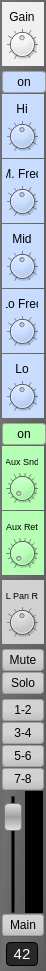
<?xml version="1.0" encoding="UTF-8"?>
<ui version="4.0">
 <class>ChannelWidget</class>
 <widget class="QWidget" name="ChannelWidget">
  <property name="geometry">
   <rect>
    <x>0</x>
    <y>0</y>
    <width>46</width>
    <height>971</height>
   </rect>
  </property>
  <property name="minimumSize">
   <size>
    <width>0</width>
    <height>0</height>
   </size>
  </property>
  <property name="maximumSize">
   <size>
    <width>46</width>
    <height>16777215</height>
   </size>
  </property>
  <property name="windowTitle">
   <string>Form</string>
  </property>
  <property name="styleSheet">
   <string notr="true">QWidget {
	background-color: qlineargradient(spread:pad, x1:1, y1:1, x2:0, y2:0.528, stop:0 rgba(91, 91, 91, 255), stop:1 rgba(112, 112, 112, 255));
}

QPushButton {
background-color: qlineargradient(spread:pad, x1:0.701, y1:1, x2:0.701, y2:0.5175, stop:0 rgba(191, 191, 191, 255), stop:1 rgba(225, 225, 225, 225));
border-radius: 3px;
border: 1px solid rgb(160, 160, 160);
font-size: 12px;
color: black;
}
QPushButton:checked {
	background-color: qlineargradient(spread:reflect, x1:1, y1:1, x2:1, y2:0.295455, stop:0 rgba(216, 216, 216, 255), stop:1 rgba(255, 255, 255, 255));
border: 1px solid rgb(60, 60, 60);
}

QFrame {
border: none;
}</string>
  </property>
  <layout class="QVBoxLayout" name="verticalLayout_2">
   <property name="spacing">
    <number>1</number>
   </property>
   <property name="leftMargin">
    <number>2</number>
   </property>
   <property name="topMargin">
    <number>2</number>
   </property>
   <property name="rightMargin">
    <number>0</number>
   </property>
   <property name="bottomMargin">
    <number>0</number>
   </property>
   <item>
    <widget class="QFrame" name="gainFrame">
     <property name="minimumSize">
      <size>
       <width>42</width>
       <height>64</height>
      </size>
     </property>
     <property name="maximumSize">
      <size>
       <width>42</width>
       <height>64</height>
      </size>
     </property>
     <property name="styleSheet">
      <string notr="true">background-color: rgb(240, 240, 240);
color: black;
font-size: 12px;</string>
     </property>
     <property name="frameShape">
      <enum>QFrame::StyledPanel</enum>
     </property>
     <property name="frameShadow">
      <enum>QFrame::Raised</enum>
     </property>
     <layout class="QVBoxLayout" name="verticalLayout">
      <property name="spacing">
       <number>0</number>
      </property>
      <property name="leftMargin">
       <number>4</number>
      </property>
      <property name="topMargin">
       <number>4</number>
      </property>
      <property name="rightMargin">
       <number>4</number>
      </property>
      <property name="bottomMargin">
       <number>4</number>
      </property>
      <item>
       <widget class="QLabel" name="gainLabel">
        <property name="minimumSize">
         <size>
          <width>32</width>
          <height>20</height>
         </size>
        </property>
        <property name="maximumSize">
         <size>
          <width>32</width>
          <height>20</height>
         </size>
        </property>
        <property name="styleSheet">
         <string notr="true"/>
        </property>
        <property name="text">
         <string>Gain</string>
        </property>
        <property name="alignment">
         <set>Qt::AlignCenter</set>
        </property>
       </widget>
      </item>
      <item>
       <widget class="QDial" name="gainDial">
        <property name="minimumSize">
         <size>
          <width>32</width>
          <height>32</height>
         </size>
        </property>
        <property name="maximumSize">
         <size>
          <width>32</width>
          <height>32</height>
         </size>
        </property>
        <property name="styleSheet">
         <string notr="true"/>
        </property>
        <property name="minimum">
         <number>-50</number>
        </property>
        <property name="maximum">
         <number>50</number>
        </property>
        <property name="pageStep">
         <number>3</number>
        </property>
        <property name="orientation">
         <enum>Qt::Horizontal</enum>
        </property>
        <property name="invertedAppearance">
         <bool>false</bool>
        </property>
        <property name="notchTarget">
         <double>10.000000000000000</double>
        </property>
        <property name="notchesVisible">
         <bool>true</bool>
        </property>
       </widget>
      </item>
     </layout>
    </widget>
   </item>
   <item>
    <widget class="Line" name="line">
     <property name="orientation">
      <enum>Qt::Horizontal</enum>
     </property>
    </widget>
   </item>
   <item>
    <widget class="QPushButton" name="equalizerOnPushButton">
     <property name="minimumSize">
      <size>
       <width>0</width>
       <height>22</height>
      </size>
     </property>
     <property name="maximumSize">
      <size>
       <width>16777215</width>
       <height>22</height>
      </size>
     </property>
     <property name="styleSheet">
      <string notr="true">
QPushButton {
background-color: rgb(200, 220, 255);
border-radius: 3px;
border: 1px solid rgb(160, 160, 160);
font-size: 12px;
color: black;
}

QPushButton:checked {
	background-color: qlineargradient(spread:reflect, x1:1, y1:1, x2:1, y2:0.295455, stop:0 rgba(200, 220, 255, 255), stop:1 rgba(255, 255, 255, 255));
border: 1px solid rgb(60, 60, 60);
}</string>
     </property>
     <property name="text">
      <string>on</string>
     </property>
     <property name="checkable">
      <bool>true</bool>
     </property>
    </widget>
   </item>
   <item>
    <widget class="QFrame" name="hiFrame">
     <property name="minimumSize">
      <size>
       <width>42</width>
       <height>64</height>
      </size>
     </property>
     <property name="maximumSize">
      <size>
       <width>42</width>
       <height>64</height>
      </size>
     </property>
     <property name="styleSheet">
      <string notr="true">background-color: rgb(200, 220, 255);
color: black;
font-size: 12px;</string>
     </property>
     <property name="frameShape">
      <enum>QFrame::StyledPanel</enum>
     </property>
     <property name="frameShadow">
      <enum>QFrame::Raised</enum>
     </property>
     <layout class="QVBoxLayout" name="verticalLayout_6">
      <property name="spacing">
       <number>0</number>
      </property>
      <property name="leftMargin">
       <number>4</number>
      </property>
      <property name="topMargin">
       <number>4</number>
      </property>
      <property name="rightMargin">
       <number>4</number>
      </property>
      <property name="bottomMargin">
       <number>4</number>
      </property>
      <item>
       <widget class="QLabel" name="hiLabel">
        <property name="minimumSize">
         <size>
          <width>32</width>
          <height>20</height>
         </size>
        </property>
        <property name="maximumSize">
         <size>
          <width>32</width>
          <height>20</height>
         </size>
        </property>
        <property name="styleSheet">
         <string notr="true"/>
        </property>
        <property name="text">
         <string>Hi</string>
        </property>
        <property name="alignment">
         <set>Qt::AlignCenter</set>
        </property>
       </widget>
      </item>
      <item>
       <widget class="QDial" name="hiDial">
        <property name="minimumSize">
         <size>
          <width>32</width>
          <height>32</height>
         </size>
        </property>
        <property name="maximumSize">
         <size>
          <width>32</width>
          <height>32</height>
         </size>
        </property>
        <property name="styleSheet">
         <string notr="true"/>
        </property>
        <property name="minimum">
         <number>-50</number>
        </property>
        <property name="maximum">
         <number>50</number>
        </property>
        <property name="pageStep">
         <number>3</number>
        </property>
        <property name="orientation">
         <enum>Qt::Horizontal</enum>
        </property>
        <property name="invertedAppearance">
         <bool>false</bool>
        </property>
        <property name="notchTarget">
         <double>10.000000000000000</double>
        </property>
        <property name="notchesVisible">
         <bool>true</bool>
        </property>
       </widget>
      </item>
     </layout>
    </widget>
   </item>
   <item>
    <widget class="QFrame" name="midFreqFrame">
     <property name="minimumSize">
      <size>
       <width>42</width>
       <height>64</height>
      </size>
     </property>
     <property name="maximumSize">
      <size>
       <width>42</width>
       <height>64</height>
      </size>
     </property>
     <property name="styleSheet">
      <string notr="true">background-color: rgb(200, 220, 255);
color: black;
font-size: 12px;</string>
     </property>
     <property name="frameShape">
      <enum>QFrame::StyledPanel</enum>
     </property>
     <property name="frameShadow">
      <enum>QFrame::Raised</enum>
     </property>
     <layout class="QVBoxLayout" name="verticalLayout_9">
      <property name="spacing">
       <number>0</number>
      </property>
      <property name="leftMargin">
       <number>4</number>
      </property>
      <property name="topMargin">
       <number>4</number>
      </property>
      <property name="rightMargin">
       <number>4</number>
      </property>
      <property name="bottomMargin">
       <number>4</number>
      </property>
      <item>
       <widget class="QLabel" name="midFreqLabel">
        <property name="minimumSize">
         <size>
          <width>32</width>
          <height>20</height>
         </size>
        </property>
        <property name="maximumSize">
         <size>
          <width>32</width>
          <height>20</height>
         </size>
        </property>
        <property name="styleSheet">
         <string notr="true"/>
        </property>
        <property name="text">
         <string>M. Freq</string>
        </property>
        <property name="alignment">
         <set>Qt::AlignCenter</set>
        </property>
       </widget>
      </item>
      <item>
       <widget class="QDial" name="midFreqDial">
        <property name="minimumSize">
         <size>
          <width>32</width>
          <height>32</height>
         </size>
        </property>
        <property name="maximumSize">
         <size>
          <width>32</width>
          <height>32</height>
         </size>
        </property>
        <property name="styleSheet">
         <string notr="true"/>
        </property>
        <property name="minimum">
         <number>-50</number>
        </property>
        <property name="maximum">
         <number>50</number>
        </property>
        <property name="pageStep">
         <number>3</number>
        </property>
        <property name="orientation">
         <enum>Qt::Horizontal</enum>
        </property>
        <property name="invertedAppearance">
         <bool>false</bool>
        </property>
        <property name="notchTarget">
         <double>10.000000000000000</double>
        </property>
        <property name="notchesVisible">
         <bool>true</bool>
        </property>
       </widget>
      </item>
     </layout>
    </widget>
   </item>
   <item>
    <widget class="QFrame" name="midFrame">
     <property name="minimumSize">
      <size>
       <width>42</width>
       <height>64</height>
      </size>
     </property>
     <property name="maximumSize">
      <size>
       <width>42</width>
       <height>64</height>
      </size>
     </property>
     <property name="styleSheet">
      <string notr="true">background-color: rgb(200, 220, 255);
color: black;
font-size: 12px;</string>
     </property>
     <property name="frameShape">
      <enum>QFrame::StyledPanel</enum>
     </property>
     <property name="frameShadow">
      <enum>QFrame::Raised</enum>
     </property>
     <layout class="QVBoxLayout" name="verticalLayout_5">
      <property name="spacing">
       <number>0</number>
      </property>
      <property name="leftMargin">
       <number>4</number>
      </property>
      <property name="topMargin">
       <number>4</number>
      </property>
      <property name="rightMargin">
       <number>4</number>
      </property>
      <property name="bottomMargin">
       <number>4</number>
      </property>
      <item>
       <widget class="QLabel" name="midLabel">
        <property name="minimumSize">
         <size>
          <width>32</width>
          <height>20</height>
         </size>
        </property>
        <property name="maximumSize">
         <size>
          <width>32</width>
          <height>20</height>
         </size>
        </property>
        <property name="styleSheet">
         <string notr="true"/>
        </property>
        <property name="text">
         <string>Mid</string>
        </property>
        <property name="alignment">
         <set>Qt::AlignCenter</set>
        </property>
       </widget>
      </item>
      <item>
       <widget class="QDial" name="midDial">
        <property name="minimumSize">
         <size>
          <width>32</width>
          <height>32</height>
         </size>
        </property>
        <property name="maximumSize">
         <size>
          <width>32</width>
          <height>32</height>
         </size>
        </property>
        <property name="styleSheet">
         <string notr="true"/>
        </property>
        <property name="minimum">
         <number>-50</number>
        </property>
        <property name="maximum">
         <number>50</number>
        </property>
        <property name="pageStep">
         <number>3</number>
        </property>
        <property name="orientation">
         <enum>Qt::Horizontal</enum>
        </property>
        <property name="invertedAppearance">
         <bool>false</bool>
        </property>
        <property name="notchTarget">
         <double>10.000000000000000</double>
        </property>
        <property name="notchesVisible">
         <bool>true</bool>
        </property>
       </widget>
      </item>
     </layout>
    </widget>
   </item>
   <item>
    <widget class="QFrame" name="loFreqFrame">
     <property name="minimumSize">
      <size>
       <width>42</width>
       <height>64</height>
      </size>
     </property>
     <property name="maximumSize">
      <size>
       <width>42</width>
       <height>64</height>
      </size>
     </property>
     <property name="styleSheet">
      <string notr="true">background-color: rgb(200, 220, 255);
color: black;
font-size: 12px;</string>
     </property>
     <property name="frameShape">
      <enum>QFrame::StyledPanel</enum>
     </property>
     <property name="frameShadow">
      <enum>QFrame::Raised</enum>
     </property>
     <layout class="QVBoxLayout" name="verticalLayout_10">
      <property name="spacing">
       <number>0</number>
      </property>
      <property name="leftMargin">
       <number>4</number>
      </property>
      <property name="topMargin">
       <number>4</number>
      </property>
      <property name="rightMargin">
       <number>4</number>
      </property>
      <property name="bottomMargin">
       <number>4</number>
      </property>
      <item>
       <widget class="QLabel" name="loFreqLabel">
        <property name="minimumSize">
         <size>
          <width>32</width>
          <height>20</height>
         </size>
        </property>
        <property name="maximumSize">
         <size>
          <width>32</width>
          <height>20</height>
         </size>
        </property>
        <property name="styleSheet">
         <string notr="true"/>
        </property>
        <property name="text">
         <string>Lo Freq</string>
        </property>
        <property name="alignment">
         <set>Qt::AlignCenter</set>
        </property>
       </widget>
      </item>
      <item>
       <widget class="QDial" name="loFreqDial">
        <property name="minimumSize">
         <size>
          <width>32</width>
          <height>32</height>
         </size>
        </property>
        <property name="maximumSize">
         <size>
          <width>32</width>
          <height>32</height>
         </size>
        </property>
        <property name="styleSheet">
         <string notr="true"/>
        </property>
        <property name="minimum">
         <number>-50</number>
        </property>
        <property name="maximum">
         <number>50</number>
        </property>
        <property name="pageStep">
         <number>3</number>
        </property>
        <property name="orientation">
         <enum>Qt::Horizontal</enum>
        </property>
        <property name="invertedAppearance">
         <bool>false</bool>
        </property>
        <property name="notchTarget">
         <double>10.000000000000000</double>
        </property>
        <property name="notchesVisible">
         <bool>true</bool>
        </property>
       </widget>
      </item>
     </layout>
    </widget>
   </item>
   <item>
    <widget class="QFrame" name="loFrame">
     <property name="minimumSize">
      <size>
       <width>42</width>
       <height>64</height>
      </size>
     </property>
     <property name="maximumSize">
      <size>
       <width>42</width>
       <height>64</height>
      </size>
     </property>
     <property name="styleSheet">
      <string notr="true">background-color: rgb(200, 220, 255);
color: black;
font-size: 12px;</string>
     </property>
     <property name="frameShape">
      <enum>QFrame::StyledPanel</enum>
     </property>
     <property name="frameShadow">
      <enum>QFrame::Raised</enum>
     </property>
     <layout class="QVBoxLayout" name="verticalLayout_4">
      <property name="spacing">
       <number>0</number>
      </property>
      <property name="leftMargin">
       <number>4</number>
      </property>
      <property name="topMargin">
       <number>4</number>
      </property>
      <property name="rightMargin">
       <number>4</number>
      </property>
      <property name="bottomMargin">
       <number>4</number>
      </property>
      <item>
       <widget class="QLabel" name="loLabel">
        <property name="minimumSize">
         <size>
          <width>32</width>
          <height>20</height>
         </size>
        </property>
        <property name="maximumSize">
         <size>
          <width>32</width>
          <height>20</height>
         </size>
        </property>
        <property name="styleSheet">
         <string notr="true"/>
        </property>
        <property name="text">
         <string>Lo</string>
        </property>
        <property name="alignment">
         <set>Qt::AlignCenter</set>
        </property>
       </widget>
      </item>
      <item>
       <widget class="QDial" name="loDial">
        <property name="minimumSize">
         <size>
          <width>32</width>
          <height>32</height>
         </size>
        </property>
        <property name="maximumSize">
         <size>
          <width>32</width>
          <height>32</height>
         </size>
        </property>
        <property name="styleSheet">
         <string notr="true"/>
        </property>
        <property name="minimum">
         <number>-50</number>
        </property>
        <property name="maximum">
         <number>50</number>
        </property>
        <property name="pageStep">
         <number>3</number>
        </property>
        <property name="orientation">
         <enum>Qt::Horizontal</enum>
        </property>
        <property name="invertedAppearance">
         <bool>false</bool>
        </property>
        <property name="notchTarget">
         <double>10.000000000000000</double>
        </property>
        <property name="notchesVisible">
         <bool>true</bool>
        </property>
       </widget>
      </item>
     </layout>
    </widget>
   </item>
   <item>
    <widget class="Line" name="line_2">
     <property name="orientation">
      <enum>Qt::Horizontal</enum>
     </property>
    </widget>
   </item>
   <item>
    <widget class="QPushButton" name="auxOnPushButton">
     <property name="minimumSize">
      <size>
       <width>0</width>
       <height>22</height>
      </size>
     </property>
     <property name="maximumSize">
      <size>
       <width>16777215</width>
       <height>22</height>
      </size>
     </property>
     <property name="styleSheet">
      <string notr="true">
QPushButton {
background-color: rgb(180, 255, 180);
border-radius: 3px;
border: 1px solid rgb(160, 160, 160);
font-size: 12px;
color: black;
}

QPushButton:checked {
	background-color: qlineargradient(spread:reflect, x1:1, y1:1, x2:1, y2:0.295455, stop:0 rgba(180, 255, 180, 255), stop:1 rgba(255, 255, 255, 255));
border: 1px solid rgb(60, 60, 60);
}
</string>
     </property>
     <property name="text">
      <string>on</string>
     </property>
     <property name="checkable">
      <bool>true</bool>
     </property>
    </widget>
   </item>
   <item>
    <widget class="QFrame" name="auxSendFrame">
     <property name="minimumSize">
      <size>
       <width>42</width>
       <height>64</height>
      </size>
     </property>
     <property name="maximumSize">
      <size>
       <width>42</width>
       <height>64</height>
      </size>
     </property>
     <property name="styleSheet">
      <string notr="true">background-color: rgb(180, 255, 180);
color: black;
font-size: 9px;</string>
     </property>
     <property name="frameShape">
      <enum>QFrame::StyledPanel</enum>
     </property>
     <property name="frameShadow">
      <enum>QFrame::Raised</enum>
     </property>
     <layout class="QVBoxLayout" name="verticalLayout_7">
      <property name="spacing">
       <number>0</number>
      </property>
      <property name="leftMargin">
       <number>4</number>
      </property>
      <property name="topMargin">
       <number>4</number>
      </property>
      <property name="rightMargin">
       <number>4</number>
      </property>
      <property name="bottomMargin">
       <number>4</number>
      </property>
      <item>
       <widget class="QLabel" name="auxSendLabel">
        <property name="minimumSize">
         <size>
          <width>32</width>
          <height>20</height>
         </size>
        </property>
        <property name="maximumSize">
         <size>
          <width>32</width>
          <height>20</height>
         </size>
        </property>
        <property name="styleSheet">
         <string notr="true"/>
        </property>
        <property name="text">
         <string>Aux Snd</string>
        </property>
        <property name="alignment">
         <set>Qt::AlignCenter</set>
        </property>
       </widget>
      </item>
      <item>
       <widget class="QDial" name="auxSendDial">
        <property name="minimumSize">
         <size>
          <width>32</width>
          <height>32</height>
         </size>
        </property>
        <property name="maximumSize">
         <size>
          <width>32</width>
          <height>32</height>
         </size>
        </property>
        <property name="styleSheet">
         <string notr="true"/>
        </property>
        <property name="minimum">
         <number>-144</number>
        </property>
        <property name="maximum">
         <number>0</number>
        </property>
        <property name="pageStep">
         <number>3</number>
        </property>
        <property name="value">
         <number>-144</number>
        </property>
        <property name="orientation">
         <enum>Qt::Horizontal</enum>
        </property>
        <property name="invertedAppearance">
         <bool>false</bool>
        </property>
        <property name="notchTarget">
         <double>10.000000000000000</double>
        </property>
        <property name="notchesVisible">
         <bool>true</bool>
        </property>
       </widget>
      </item>
     </layout>
    </widget>
   </item>
   <item>
    <widget class="QFrame" name="auxReturnFrame">
     <property name="minimumSize">
      <size>
       <width>42</width>
       <height>64</height>
      </size>
     </property>
     <property name="maximumSize">
      <size>
       <width>42</width>
       <height>64</height>
      </size>
     </property>
     <property name="styleSheet">
      <string notr="true">background-color: rgb(180, 255, 180);
color: black;
font-size: 9px;</string>
     </property>
     <property name="frameShape">
      <enum>QFrame::StyledPanel</enum>
     </property>
     <property name="frameShadow">
      <enum>QFrame::Raised</enum>
     </property>
     <layout class="QVBoxLayout" name="verticalLayout_8">
      <property name="spacing">
       <number>0</number>
      </property>
      <property name="leftMargin">
       <number>4</number>
      </property>
      <property name="topMargin">
       <number>4</number>
      </property>
      <property name="rightMargin">
       <number>4</number>
      </property>
      <property name="bottomMargin">
       <number>4</number>
      </property>
      <item>
       <widget class="QLabel" name="auxReturnLabel">
        <property name="minimumSize">
         <size>
          <width>32</width>
          <height>20</height>
         </size>
        </property>
        <property name="maximumSize">
         <size>
          <width>32</width>
          <height>20</height>
         </size>
        </property>
        <property name="styleSheet">
         <string notr="true"/>
        </property>
        <property name="text">
         <string>Aux Ret</string>
        </property>
        <property name="alignment">
         <set>Qt::AlignCenter</set>
        </property>
       </widget>
      </item>
      <item>
       <widget class="QDial" name="auxReturnDial">
        <property name="minimumSize">
         <size>
          <width>32</width>
          <height>32</height>
         </size>
        </property>
        <property name="maximumSize">
         <size>
          <width>32</width>
          <height>32</height>
         </size>
        </property>
        <property name="styleSheet">
         <string notr="true"/>
        </property>
        <property name="minimum">
         <number>-144</number>
        </property>
        <property name="maximum">
         <number>0</number>
        </property>
        <property name="pageStep">
         <number>3</number>
        </property>
        <property name="value">
         <number>-144</number>
        </property>
        <property name="orientation">
         <enum>Qt::Horizontal</enum>
        </property>
        <property name="invertedAppearance">
         <bool>false</bool>
        </property>
        <property name="notchTarget">
         <double>10.000000000000000</double>
        </property>
        <property name="notchesVisible">
         <bool>true</bool>
        </property>
       </widget>
      </item>
     </layout>
    </widget>
   </item>
   <item>
    <widget class="Line" name="line_3">
     <property name="orientation">
      <enum>Qt::Horizontal</enum>
     </property>
    </widget>
   </item>
   <item>
    <widget class="QFrame" name="panFrame">
     <property name="minimumSize">
      <size>
       <width>42</width>
       <height>64</height>
      </size>
     </property>
     <property name="maximumSize">
      <size>
       <width>42</width>
       <height>64</height>
      </size>
     </property>
     <property name="styleSheet">
      <string notr="true">background-color: rgb(210, 210, 210);
color: black;
font-size: 9px;</string>
     </property>
     <property name="frameShape">
      <enum>QFrame::StyledPanel</enum>
     </property>
     <property name="frameShadow">
      <enum>QFrame::Raised</enum>
     </property>
     <layout class="QVBoxLayout" name="verticalLayout_11">
      <property name="spacing">
       <number>0</number>
      </property>
      <property name="leftMargin">
       <number>4</number>
      </property>
      <property name="topMargin">
       <number>4</number>
      </property>
      <property name="rightMargin">
       <number>4</number>
      </property>
      <property name="bottomMargin">
       <number>4</number>
      </property>
      <item>
       <widget class="QLabel" name="panLabel">
        <property name="minimumSize">
         <size>
          <width>32</width>
          <height>20</height>
         </size>
        </property>
        <property name="maximumSize">
         <size>
          <width>32</width>
          <height>20</height>
         </size>
        </property>
        <property name="styleSheet">
         <string notr="true"/>
        </property>
        <property name="text">
         <string>L Pan R</string>
        </property>
        <property name="alignment">
         <set>Qt::AlignCenter</set>
        </property>
       </widget>
      </item>
      <item>
       <widget class="QDial" name="panDial">
        <property name="minimumSize">
         <size>
          <width>32</width>
          <height>32</height>
         </size>
        </property>
        <property name="maximumSize">
         <size>
          <width>32</width>
          <height>32</height>
         </size>
        </property>
        <property name="styleSheet">
         <string notr="true"/>
        </property>
        <property name="minimum">
         <number>0</number>
        </property>
        <property name="maximum">
         <number>100</number>
        </property>
        <property name="pageStep">
         <number>3</number>
        </property>
        <property name="value">
         <number>50</number>
        </property>
        <property name="orientation">
         <enum>Qt::Horizontal</enum>
        </property>
        <property name="invertedAppearance">
         <bool>false</bool>
        </property>
        <property name="notchTarget">
         <double>10.000000000000000</double>
        </property>
        <property name="notchesVisible">
         <bool>true</bool>
        </property>
       </widget>
      </item>
     </layout>
    </widget>
   </item>
   <item>
    <widget class="Line" name="line_4">
     <property name="orientation">
      <enum>Qt::Horizontal</enum>
     </property>
    </widget>
   </item>
   <item>
    <widget class="QPushButton" name="mutePushButton">
     <property name="minimumSize">
      <size>
       <width>42</width>
       <height>22</height>
      </size>
     </property>
     <property name="maximumSize">
      <size>
       <width>42</width>
       <height>22</height>
      </size>
     </property>
     <property name="styleSheet">
      <string notr="true">QPushButton:checked {
	background-color: qlineargradient(spread:reflect, x1:1, y1:1, x2:1, y2:0.295455, stop:0 rgba(216, 216, 116, 255), stop:1 rgba(255, 255, 155, 255));
border: 1px solid rgb(60, 60, 60);
}</string>
     </property>
     <property name="text">
      <string>Mute</string>
     </property>
     <property name="checkable">
      <bool>true</bool>
     </property>
     <property name="checked">
      <bool>false</bool>
     </property>
    </widget>
   </item>
   <item>
    <widget class="QPushButton" name="soloPushButton">
     <property name="minimumSize">
      <size>
       <width>42</width>
       <height>22</height>
      </size>
     </property>
     <property name="maximumSize">
      <size>
       <width>42</width>
       <height>22</height>
      </size>
     </property>
     <property name="styleSheet">
      <string notr="true">QPushButton:checked {
	background-color: qlineargradient(spread:reflect, x1:1, y1:1, x2:1, y2:0.295455, stop:0 rgba(216, 156, 156, 255), stop:1 rgba(255, 195, 195, 255));
border: 1px solid rgb(60, 60, 60);
}</string>
     </property>
     <property name="text">
      <string>Solo</string>
     </property>
     <property name="checkable">
      <bool>true</bool>
     </property>
     <property name="checked">
      <bool>false</bool>
     </property>
    </widget>
   </item>
   <item>
    <widget class="Line" name="line_5">
     <property name="orientation">
      <enum>Qt::Horizontal</enum>
     </property>
    </widget>
   </item>
   <item>
    <widget class="QPushButton" name="subgroup12PushButton">
     <property name="minimumSize">
      <size>
       <width>42</width>
       <height>22</height>
      </size>
     </property>
     <property name="maximumSize">
      <size>
       <width>42</width>
       <height>22</height>
      </size>
     </property>
     <property name="styleSheet">
      <string notr="true"/>
     </property>
     <property name="text">
      <string>1-2</string>
     </property>
     <property name="checkable">
      <bool>true</bool>
     </property>
     <property name="checked">
      <bool>false</bool>
     </property>
    </widget>
   </item>
   <item>
    <widget class="QPushButton" name="subgroup34PushButton">
     <property name="minimumSize">
      <size>
       <width>42</width>
       <height>22</height>
      </size>
     </property>
     <property name="maximumSize">
      <size>
       <width>42</width>
       <height>22</height>
      </size>
     </property>
     <property name="styleSheet">
      <string notr="true"/>
     </property>
     <property name="text">
      <string>3-4</string>
     </property>
     <property name="checkable">
      <bool>true</bool>
     </property>
    </widget>
   </item>
   <item>
    <widget class="QPushButton" name="subgroup56PushButton">
     <property name="minimumSize">
      <size>
       <width>42</width>
       <height>22</height>
      </size>
     </property>
     <property name="maximumSize">
      <size>
       <width>42</width>
       <height>22</height>
      </size>
     </property>
     <property name="text">
      <string>5-6</string>
     </property>
     <property name="checkable">
      <bool>true</bool>
     </property>
    </widget>
   </item>
   <item>
    <widget class="QPushButton" name="subgroup78PushButton">
     <property name="minimumSize">
      <size>
       <width>42</width>
       <height>22</height>
      </size>
     </property>
     <property name="maximumSize">
      <size>
       <width>42</width>
       <height>22</height>
      </size>
     </property>
     <property name="text">
      <string>7-8</string>
     </property>
     <property name="checkable">
      <bool>true</bool>
     </property>
    </widget>
   </item>
   <item>
    <layout class="QHBoxLayout" name="horizontalLayout">
     <property name="spacing">
      <number>0</number>
     </property>
     <item>
      <widget class="QSlider" name="volumeVerticalSlider">
       <property name="minimumSize">
        <size>
         <width>21</width>
         <height>120</height>
        </size>
       </property>
       <property name="maximumSize">
        <size>
         <width>21</width>
         <height>16777215</height>
        </size>
       </property>
       <property name="styleSheet">
        <string notr="true">QSlider {
	padding-top: 5px;
}

 QSlider::groove:vertical {

		width: 2px;
	background-color: black;
	border: 1px solid rgb(50, 50, 50);
	border-radius: 8px;
 }

 QSlider::handle:vertical {
	background-color: qlineargradient(spread:reflect, x1:1, y1:0.493818, x2:1, y2:0, stop:0 rgba(159, 159, 159, 255), stop:1 rgba(225, 225, 225, 255));
	border: 1px solid rgb(120, 120, 120);
     width: 10px;
		height: 26px;
     border-radius: 4px;
	margin: 0px -8px;
 }
QSlider::handle:vertical:hover {
	background-color: qlineargradient(spread:reflect, x1:1, y1:0.493818, x2:1, y2:0, stop:0 rgba(109, 135, 255, 255), stop:1 rgba(175, 205, 255, 255));
}</string>
       </property>
       <property name="minimum">
        <number>-144</number>
       </property>
       <property name="maximum">
        <number>10</number>
       </property>
       <property name="singleStep">
        <number>1</number>
       </property>
       <property name="value">
        <number>0</number>
       </property>
       <property name="orientation">
        <enum>Qt::Vertical</enum>
       </property>
      </widget>
     </item>
     <item>
      <widget class="QProgressBar" name="progressBar">
       <property name="minimumSize">
        <size>
         <width>18</width>
         <height>120</height>
        </size>
       </property>
       <property name="maximumSize">
        <size>
         <width>18</width>
         <height>16777215</height>
        </size>
       </property>
       <property name="styleSheet">
        <string notr="true"> QProgressBar {
     border: 0px solid rgb(50, 50, 50);
	 background-color: black;
	padding: 0px 2px;
 }

QProgressBar::chunk:vertical{ 
background-color: qlineargradient(spread:reflect, x1:1, y1:1, x2:0.204, y2:0.403, stop:0 rgba(106, 199, 255, 255), stop:1 rgba(224, 242, 255, 255));
height: 1px; 
margin: 0.5px; 
} </string>
       </property>
       <property name="minimum">
        <number>-60</number>
       </property>
       <property name="maximum">
        <number>10</number>
       </property>
       <property name="value">
        <number>-60</number>
       </property>
       <property name="orientation">
        <enum>Qt::Vertical</enum>
       </property>
       <property name="invertedAppearance">
        <bool>false</bool>
       </property>
       <property name="format">
        <string/>
       </property>
      </widget>
     </item>
    </layout>
   </item>
   <item>
    <widget class="QPushButton" name="mainPushButton">
     <property name="minimumSize">
      <size>
       <width>42</width>
       <height>22</height>
      </size>
     </property>
     <property name="maximumSize">
      <size>
       <width>42</width>
       <height>22</height>
      </size>
     </property>
     <property name="text">
      <string>Main</string>
     </property>
     <property name="checkable">
      <bool>true</bool>
     </property>
     <property name="checked">
      <bool>false</bool>
     </property>
    </widget>
   </item>
   <item>
    <widget class="QFrame" name="frame_2">
     <property name="minimumSize">
      <size>
       <width>42</width>
       <height>34</height>
      </size>
     </property>
     <property name="maximumSize">
      <size>
       <width>42</width>
       <height>34</height>
      </size>
     </property>
     <property name="frameShape">
      <enum>QFrame::StyledPanel</enum>
     </property>
     <property name="frameShadow">
      <enum>QFrame::Raised</enum>
     </property>
     <layout class="QVBoxLayout" name="verticalLayout_3">
      <property name="spacing">
       <number>0</number>
      </property>
      <property name="leftMargin">
       <number>4</number>
      </property>
      <property name="topMargin">
       <number>4</number>
      </property>
      <property name="rightMargin">
       <number>4</number>
      </property>
      <property name="bottomMargin">
       <number>4</number>
      </property>
      <item>
       <widget class="QLabel" name="channelNumberLabel">
        <property name="minimumSize">
         <size>
          <width>32</width>
          <height>24</height>
         </size>
        </property>
        <property name="maximumSize">
         <size>
          <width>32</width>
          <height>24</height>
         </size>
        </property>
        <property name="styleSheet">
         <string notr="true">background:rgb(40, 40,40);

color: white;
font-size: 15px;
margin: 0px;
border-radius: 4px;
border: 1px solid black;</string>
        </property>
        <property name="text">
         <string>42</string>
        </property>
        <property name="alignment">
         <set>Qt::AlignCenter</set>
        </property>
       </widget>
      </item>
     </layout>
    </widget>
   </item>
  </layout>
  <zorder>gainFrame</zorder>
  <zorder>frame_2</zorder>
  <zorder>loFrame</zorder>
  <zorder>auxSendFrame</zorder>
  <zorder>auxReturnFrame</zorder>
  <zorder>midFrame</zorder>
  <zorder>hiFrame</zorder>
  <zorder>midFreqFrame</zorder>
  <zorder>loFreqFrame</zorder>
  <zorder>line</zorder>
  <zorder>line_3</zorder>
  <zorder>panFrame</zorder>
  <zorder>subgroup12PushButton</zorder>
  <zorder>subgroup34PushButton</zorder>
  <zorder>subgroup56PushButton</zorder>
  <zorder>subgroup78PushButton</zorder>
  <zorder>mainPushButton</zorder>
  <zorder>mutePushButton</zorder>
  <zorder>soloPushButton</zorder>
  <zorder>line_4</zorder>
  <zorder>line_5</zorder>
  <zorder>auxOnPushButton</zorder>
  <zorder>line_2</zorder>
  <zorder>equalizerOnPushButton</zorder>
 </widget>
 <resources/>
 <connections/>
</ui>
